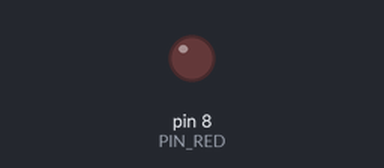
Bench run of a sketch on a simulated Arduino Uno, built with avr-gcc and run on an emulated ATmega328P. Parts: output pins drawn as LEDs (lit = HIGH).

Above: at 0.9 s.
At 2.77 s:
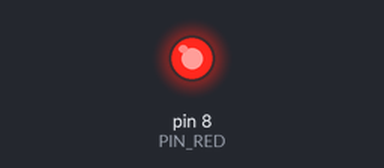
Timing chart, 0 to 3.1 s (numbered marks = the images above):
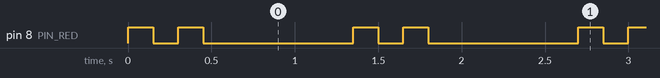

The sketch:

drill-10-three-constants.ino
```cpp
/*
 * drill-10-three-constants
 * Expected: A two-flash heartbeat on red, followed by a longer pause. Exactly three named constants in the whole sketch.
 * Status: expected result confirmed by the student on the UNO.
 */

const int PIN_RED = 8;
const unsigned long PULSE_MS = 150;
const unsigned long PAUSE_MS = 900;

void setup() {
  pinMode(PIN_RED, OUTPUT);
}

void loop() {
  digitalWrite(PIN_RED, HIGH);
  delay(PULSE_MS);
  digitalWrite(PIN_RED, LOW);
  delay(PULSE_MS);
  digitalWrite(PIN_RED, HIGH);
  delay(PULSE_MS);
  digitalWrite(PIN_RED, LOW);
  delay(PAUSE_MS);
}
```

Measured:
- by itself, pin 8 (PIN_RED): repeats every 1.4 s: LOW 0.15 s, HIGH 0.15 s, LOW 0.90 s, HIGH 0.15 s
- by itself, everything shown: repeats every 1.4 s, in 4 steps
